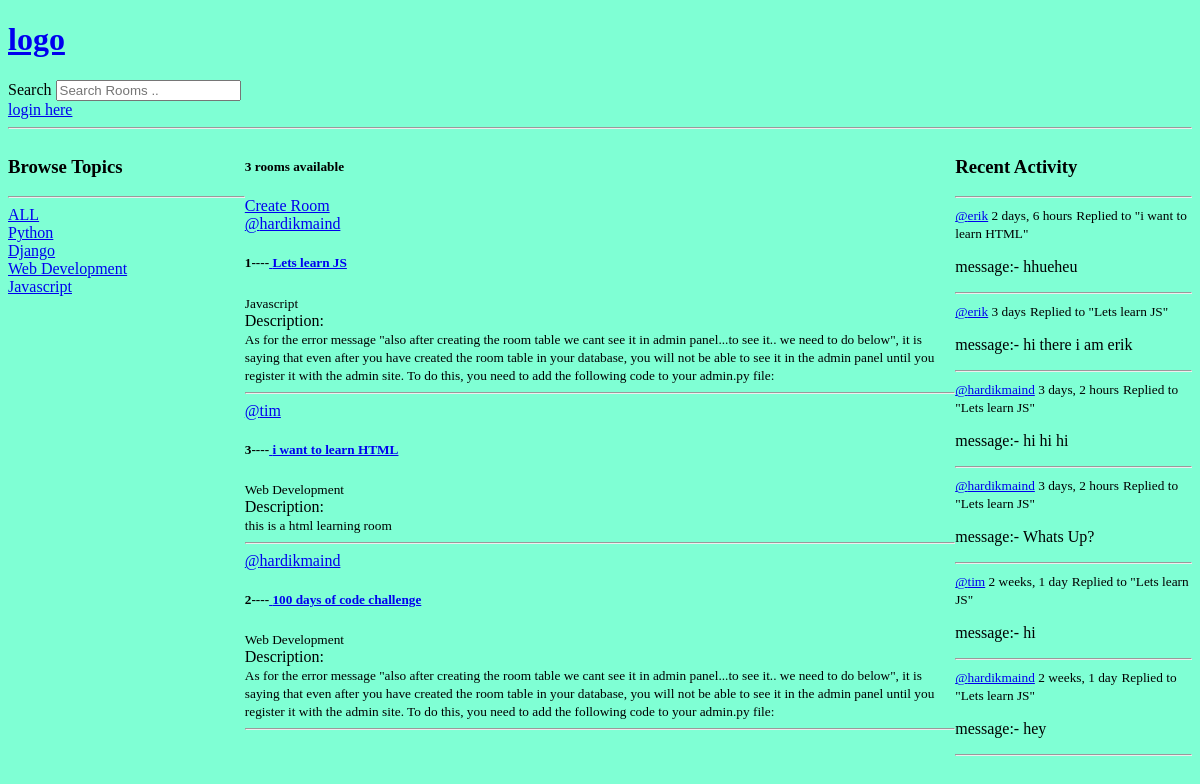
Before: / with the older database file.
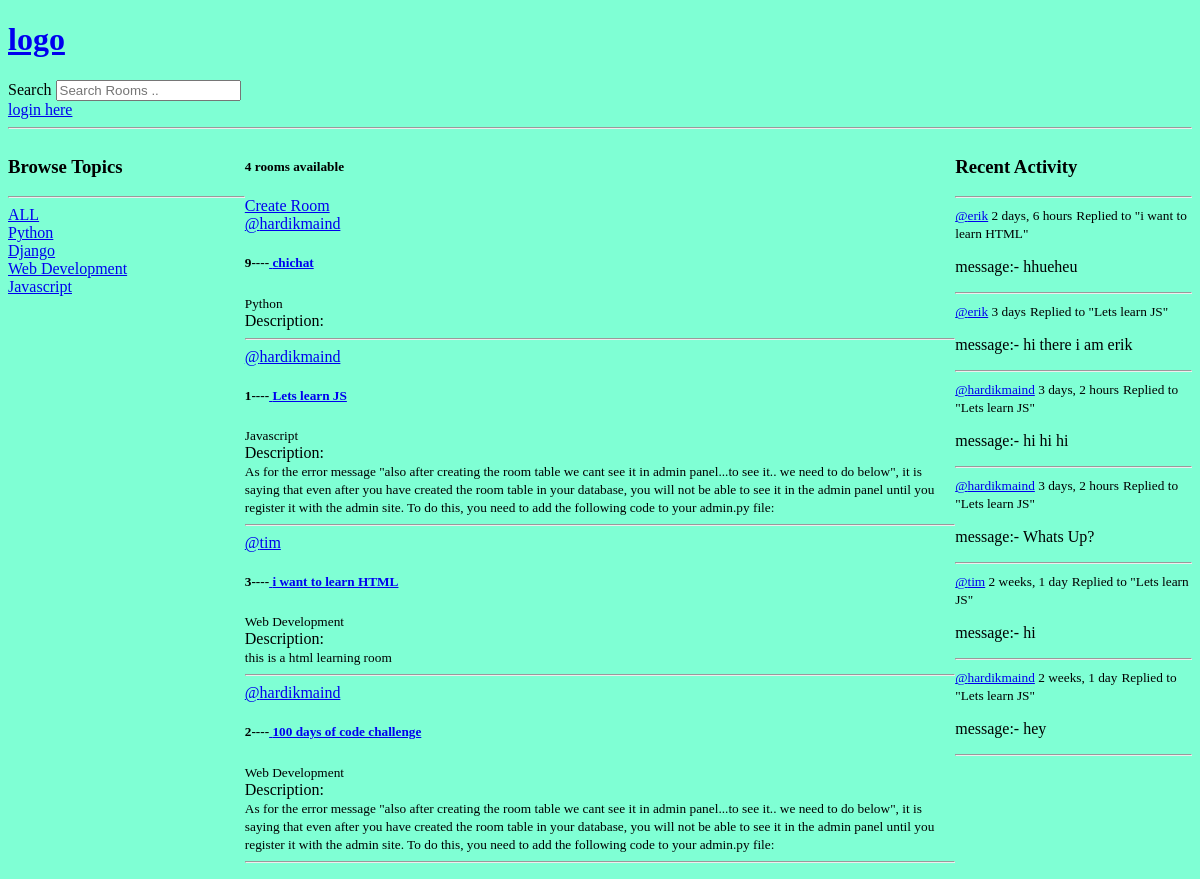
After: the same page with the newer database file.
### base/models.py (models this page shows, shortened)
class Topic(models.Model):
    name = models.CharField(max_length=200)

class Room(models.Model):
    host = models.ForeignKey(User, null=True, on_delete=models.SET_NULL)
    name = models.CharField(max_length=200)
    description = models.TextField(null=True, blank=True)
    participants = models.ManyToManyField(User,related_name='participants', blank=True)
    updated = models.DateTimeField(auto_now=True)
    created = models.DateTimeField(auto_now_add=True)
    topic = models.ForeignKey(Topic, null=True, on_delete=models.SET_NULL)
    class Meta:
        ordering = ['-updated', '-created']
    def __str__(self):
        return self.name

class Message(models.Model):
    user = models.ForeignKey(User, on_delete=models.CASCADE)
    room = models.ForeignKey(Room, on_delete=models.CASCADE)
    body = models.TextField()
    updated = models.DateTimeField(auto_now=True)
    created = models.DateTimeField(auto_now_add=True)
    class Meta:
        ordering = ['-updated', '-created']
    def __str__(self):
        return self.body[0:50]

### base/views.py (the view)
# urls.py: path('', views.home,name="home"),   #when the user goes to the home page, the home function is called..which is in the views.py file
def home(request):
    q = request.GET.get('query') if request.GET.get('query') != None else ''
    rooms = Room.objects.filter(Q(topic__name__icontains=q) | Q(
        name__icontains=q) | Q(description__icontains=q))
    room_count = rooms.count()
    room_message = Message.objects.filter(Q(room__topic__name__icontains=q))
    topics = Topic.objects.all()
    context = {'rooms': rooms, 'topics': topics,
               'room_count': room_count, 'room_messages': room_message}
    return render(request, 'base/home.html', context)

### base/templates/base/home.html (shortened to what this page needs)
{% extends 'main.html' %} {% block content %}
<div class="home-container">
  <div>
    {%include 'base/topic_component.html' %}
  </div>
  <div>
    <h5>{{room_count}} rooms available</h5>
    <a href="{% url 'create-room' %}">Create Room</a>
    <div>
     {% include 'base/feed_component.html' %}
    </div>
  </div>
  <div>
   {% include 'base/activity_component.html' %}
  </div>
  {% endblock %}

### base/templates/base/topic_component.html
<h3>Browse Topics</h3>
    <hr />
    <div>
      <a href="{% url 'home' %}"> ALL </a>
    </div>
    {% for x in topics %}
    <div>
      <a href="{% url 'home' %}?query={{x.name}}">
        {{x.name}}
      </a>
    </div>
    {% endfor %}

### base/templates/base/feed_component.html (shortened to what this page needs)
{% for room in rooms %}
<div>
  <a href="{% url 'user-profile' room.host.id %}">@{{room.host.username}}</a>
  <h5>
    {{room.id}}----<a href="{% url 'room' room.id %}"> {{room.name}}</a>
  </h5>
  <small> {{room.topic.name}} </small>
  <div>Description:</div>
  <small> {{room.description}} </small>
  <hr />
</div>
{% endfor %}

### base/templates/base/activity_component.html (shortened to what this page needs)
    <h3>Recent Activity</h3>
    <hr />
    {% for x in room_messages %}
    <div>
      <small><a href="{% url 'user-profile' x.user.id %}"> @{{x.user}}</a> {{x.created|timesince}}</small>
      <small> Replied to "{{x.room}}"</small>
      <p>message:- {{x}}</p>
      <hr>
    </div>
    {% endfor %}

Changed rows visible on the page:
added Room: host.username "hardikmaind", id "9", name "chichat", topic.name "Python"
Other visible differences:
{{ room_count }}: "3" → "4"
